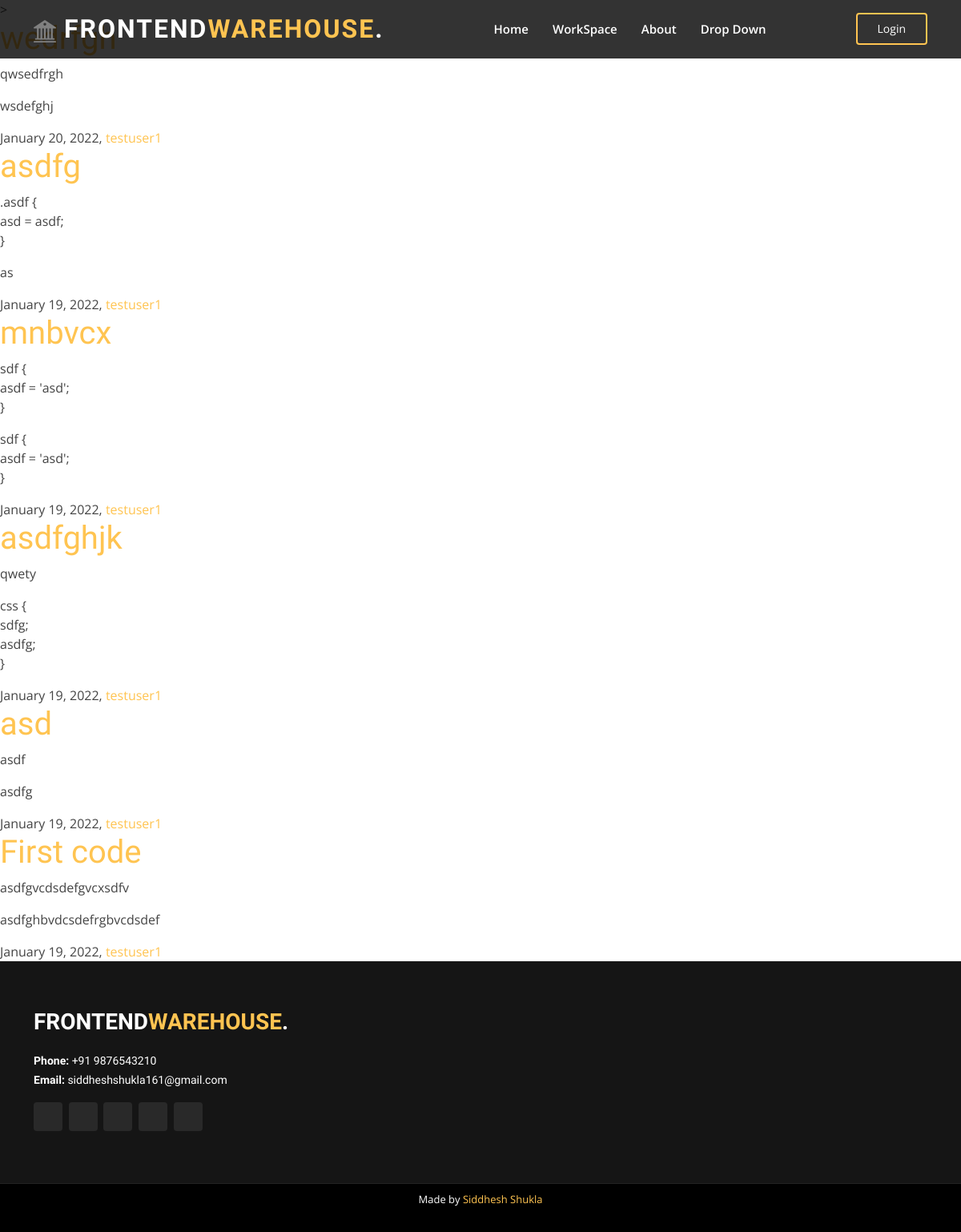
The app's page /user/testuser1 with its own data.
### main/models.py (models this page shows, shortened)
class Post(models.Model):
    title = models.CharField(max_length=100)
    html = models.TextField()
    css = models.TextField()
    date_posted = models.DateTimeField(default=timezone.now)
    author = models.ForeignKey(User, on_delete=models.CASCADE)
    image = models.ImageField(default='default.png', upload_to='post_pics')

### main/views.py (the view)
# urls.py: path('user/<str:username>', UserPostListView.as_view(), name='user-posts'),
class UserPostListView(ListView):
    model = Post
    template_name = 'main/user_post.html'
    context_object_name = 'posts'
    ordering = ['-date_posted']
    paginate_by = 6
    def get_queryset(self):
        user = get_object_or_404(User, username=self.kwargs.get('username'))
        return Post.objects.filter(author=user).order_by('-date_posted')

### main/templates/main/user_post.html
{% extends "main/base.html" %} {% block content_1 %} {% for post in posts %}
<div>
  <h1><a href="#">{{ post.title }}</a></h1>
  <p style="white-space: pre-line">{{ post.html }}</p>
  <p style="white-space: pre-line">{{ post.css }}</p>
  <a>{{ post.date_posted|date:"F d, Y" }}, </a>
  <a href="#">{{ post.author }}</a>
</div>
{% endfor %} {% endblock content_1 %}

### main/static/main/styles.css (style rules this page uses)
body { font-family: "Open Sans", sans-serif; color: #444444; }
a { color: #ffc451; text-decoration: none; }
h1, h2, h3, h4, h5, h6 { font-family: "Raleway", sans-serif; }

### records on screen
Post: title "wedrfgh", html "qwsedfrgh", css "wsdefghj", date_posted "January 20, 2022", author "testuser1"
Post: title "asdfg", html ".asdf { asd = asdf; }", css "as", date_posted "January 19, 2022", author "testuser1"
Post: title "mnbvcx", html "sdf { asdf = 'asd'; }", css "sdf { asdf = 'asd'; }", date_posted "January 19, 2022", author "testuser1"
Post: title "asdfghjk", html "qwety", css "css { sdfg; asdfg; }", date_posted "January 19, 2022", author "testuser1"
Post: title "asd", html "asdf", css "asdfg", date_posted "January 19, 2022", author "testuser1"
Post: title "First code", html "asdfgvcdsdefgvcxsdfv", css "asdfghbvdcsdefrgbvcdsdef", date_posted "January 19, 2022", author "testuser1"
